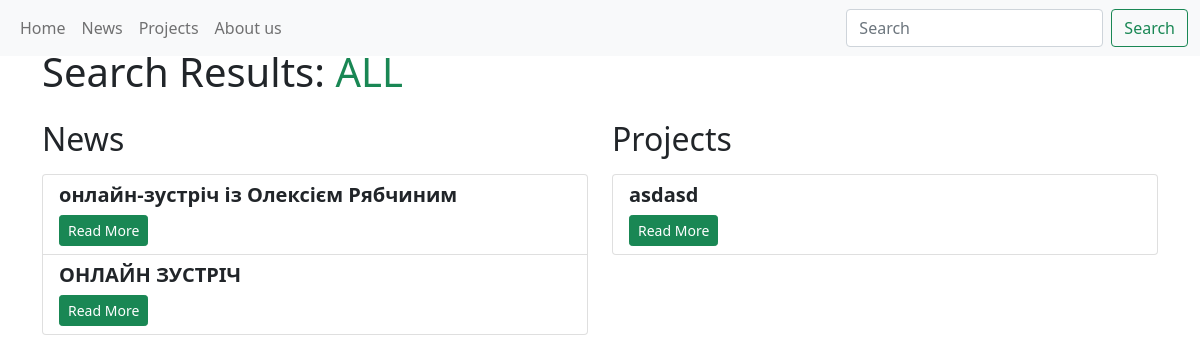
Screenshot of /search with the database file from the repository.
### website/models.py (models this page shows, shortened)
class News(db.Model):
    __tablename__ = 'news'
    id = db.Column(db.Integer, primary_key=True)
    name = db.Column(db.String(150), nullable=False)
    location = db.Column(db.String(150), nullable=False)
    date = db.Column(db.Date, nullable=False)
    description = db.Column(db.String, nullable=False)
    image_path = db.Column(db.String, nullable=True)
    link = db.Column(db.String, nullable=True)
    tags = db.relationship('NewsTag', secondary='news_tagging_table', backref='news', lazy='dynamic')

class Project(db.Model):
    __tablename__ = 'projects'
    id = db.Column(db.Integer, primary_key=True)
    name = db.Column(db.String(150))
    location = db.Column(db.String(150))
    description = db.Column(db.String)
    link = db.Column(db.String)
    image_path = db.Column(db.String, nullable=True)
    finished = db.Column(db.Boolean, default=False)

### website/search.py (the view)
@search.route("/search", methods=["GET"])
def search_page():
    query = request.args.get("query", "").strip()
    results = {"news": [], "projects": []}
    if query:
        news_results = News.query.filter(
            (News.name.ilike(f"%{query}%")) |
            (News.description.ilike(f"%{query}%")) |
            (News.location.ilike(f"%{query}%"))
        ).all()
        results["news"] = news_results
        project_results = Project.query.filter(
            (Project.name.ilike(f"%{query}%")) |
            (Project.description.ilike(f"%{query}%")) |
            (Project.location.ilike(f"%{query}%"))
        ).all()
        results["projects"] = project_results
    else:
        results["news"] = News.query.all()
        results["projects"] = Project.query.all()
    return render_template("search.html", query=query, results=results)

### website/templates/search.html (shortened to what this page needs)
<!DOCTYPE html>
<html lang="en">
<head>
    <link href="https://cdn.jsdelivr.net/npm/bootstrap@5.0.2/dist/css/bootstrap.min.css" rel="stylesheet"
>
</head>
<body>
    {% include 'navbar.html' %}
    <div class="container mt-5">
        {% if query %}
        <h1 class="mb-4">Search Results for "<span class="text-success">{{ query }}</span>"</h1>
        {% else %}
        <h1 class="mb-4">Search Results: <span class="text-success text-uppercase">all</span></h1>
        {% endif %}
        {% if results.news or results.projects %}
        <div class="row">
            {% if results.news %}
            <div class="col-md-6" id="news-section">
                <h2 class="mb-3">News</h2>
                <ul class="list-group mb-5">
                    {% for news in results.news %}
                    <li class="list-group-item">
                        <h5 class="fw-bold">{{ news.name }}</h5>
                        <a href="{{ url_for('news.load_news') }}/{{ news.id }}" class="btn btn-success btn-sm">Read More</a>
                    </li>
                    {% endfor %}
                </ul>
            </div>
            {% endif %}
            {% if results.projects %}
            <div class="col-md-6" id="projects-section">
                <h2 class="mb-3">Projects</h2>
                <ul class="list-group mb-5">
                    {% for project in results.projects %}
                    <li class="list-group-item">
                        <h5 class="fw-bold">{{ project.name }}</h5>
                        <a href="{{ url_for('projects.load_projects') }}/{{ project.id }}" class="btn btn-success btn-sm">Read More</a>
                    </li>
                    {% endfor %}
                </ul>
            </div>
            {% endif %}
        </div>
        {% else %}
        <div class="alert alert-warning" role="alert">
            No results found for "<span class="text-decoration-underline">{{ query }}</span>". Please try another search term.
        </div>
        {% endif %}
    </div>
</body>
</html>

### rows the page displays
News: name "онлайн-зустріч із Олексієм Рябчиним"
News: name "ОНЛАЙН ЗУСТРІЧ"
Project: name "asdasd"
